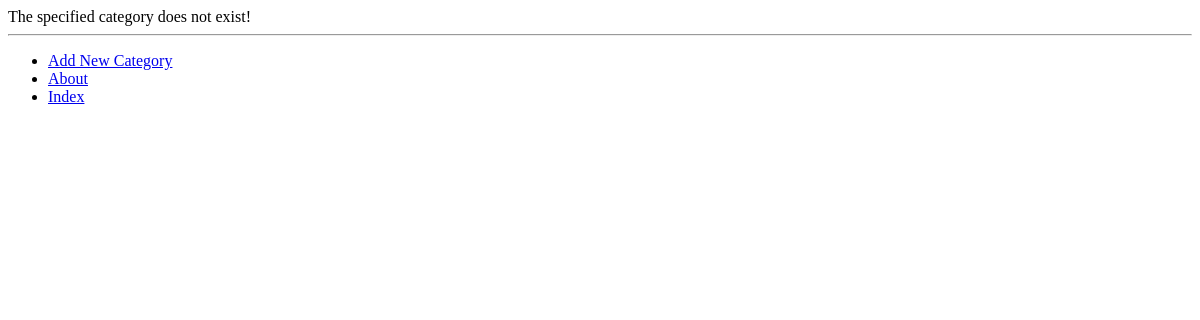
The app's page /rango/category/demo_cat/add_page/, older data.
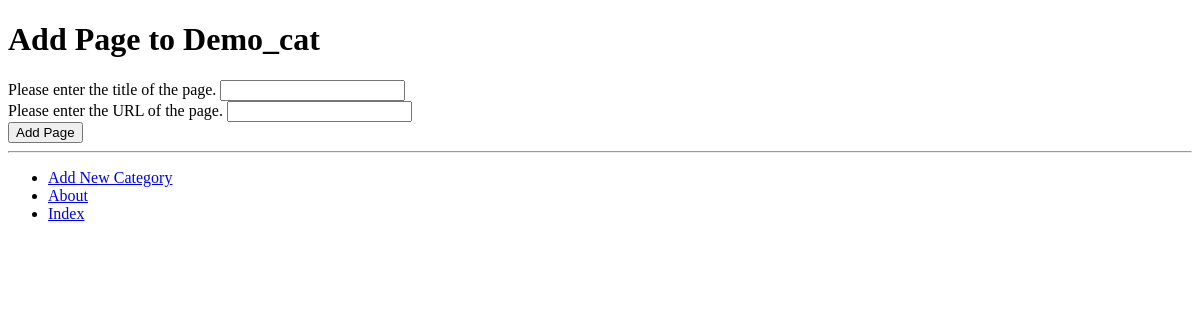
The same page, newer data.
### rango/models.py (models this page shows, shortened)
class Category(models.Model):
    name = models.CharField(max_length=128, unique=True)
    views = models.IntegerField(default=0, validators=[MinValueValidator(0)])
    likes = models.IntegerField(default=0)
    slug = models.SlugField(unique=True)
    class Meta:
        verbose_name_plural = 'Categories'

### rango/views.py (the view, shortened to what this page needs)
# urls.py: url(r'^category/(?P<category_name_slug>[\w\-]+)/add_page/$', views.add_page, name='add_page'),
def add_page(request, category_name_slug):
    try:
        category = Category.objects.get(slug=category_name_slug)
    except Category.DoesNotExist:
        category = None
    form = PageForm()
    context_dict = {'form':form, 'category': category}
    return render(request, 'rango/add_page.html', context_dict)

### rango/forms.py (shortened to what this page needs)
class PageForm(forms.ModelForm):
    title = forms.CharField(max_length=128,
                            help_text="Please enter the title of the page.")
    url = forms.URLField(max_length=200,
                         help_text="Please enter the URL of the page.")
    views = forms.IntegerField(widget=forms.HiddenInput(), initial=0)
    class Meta:
        model = Page
        exclude = ('category',)

### templates/rango/add_page.html (shortened to what this page needs)
{% extends 'rango/base.html' %}
{% load staticfiles %}
{% block body_block %}
    {% if category %}
    <h1>Add Page to {{category.name}}</h1>
    <div>
        <form id="page_form" method="post" action="{% url 'add_page' category.slug %}">
            {% for field in form.visible_fields %}
                {{ field.help_text }}
                {{ field }}<br />
            {% endfor %}
            <input type="submit" name="submit" value="Add Page" />
        </form>
    {% else %}
        The specified category does not exist!
    {% endif %}
    </div>
{% endblock %}

Row changes from the older to the newer data that the page shows:
added Category: name "Demo_cat"
Text that changed along with them:
form field submit: (not shown) → "Add Page"
text no longer shown: "The specified category does not exist!"
text now shown: "Add Page to"
new list line: "Please enter the title of the page. "
new list line: "Please enter the URL of the page. "
